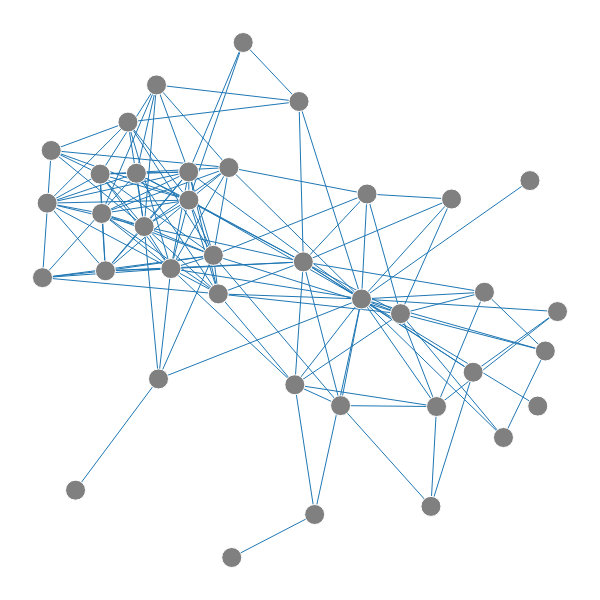

Notebook code for this chart:
### Code cell
#overlap with boundaries of defined communities and if it overlaps plot it
pick_split = re.split(r"[-:]",pick_comm)
for key, value in boundary2nodes.iteritems():
    bound_split = re.split(r"[-:]",key)
    if (pick_split[0] == bound_split[0]) and (bound_split[1]>pick_split[1]) and (bound_split[2]<pick_split[1]): 
        pick_comm_graph = dna_int_graph.subgraph(value)
plot_comm(pick_comm_graph)

### Figure 1 — Plotly figure (JSON) as saved in the notebook; plotly's stock layout.template omitted (floating-point values rounded to 4 significant figures; data arrays with more than 128 entries replaced by an {"elided": "..."} marker saying what was removed)
{"data": [{"hoverinfo": "none", "line": {"width": 1}, "mode": "lines", "name": "", "type": "scatter", "x": {"elided": "441 float values"}, "y": {"elided": "441 float values"}}, {"hoverinfo": "text", "marker": {"color": ["grey", "grey", "grey", "grey", "grey", "grey", "grey", "grey", "grey", "grey", "grey", "grey", "grey", "grey", "grey", "grey", "grey", "grey", "grey", "grey", "grey", "grey", "grey", "grey", "grey", "grey", "grey", "grey", "grey", "grey", "grey", "grey", "grey", "grey", "grey", "grey", "grey", "grey"], "opacity": [1, 1, 1, 1, 1, 1, 1, 1, 1, 1, 1, 1, 1, 1, 1, 1, 1, 1, 1, 1, 1, 1, 1, 1, 1, 1, 1, 1, 1, 1, 1, 1, 1, 1, 1, 1, 1, 1], "size": [20, 20, 20, 20, 20, 20, 20, 20, 20, 20, 20, 20, 20, 20, 20, 20, 20, 20, 20, 20, 20, 20, 20, 20, 20, 20, 20, 20, 20, 20, 20, 20, 20, 20, 20, 20, 20, 20]}, "mode": "markers", "name": "", "text": ["chr5:142400000-142425000", "chr5:143050000-143075000", "chr5:142675000-142700000", "chr5:143150000-143175000", "chr5:142850000-142875000", "chr5:143075000-143100000", "chr5:143175000-143200000", "chr5:143100000-143125000", "chr5:142325000-142350000", "chr5:142650000-142675000", "chr5:142900000-142925000", "chr5:142725000-142750000", "chr5:142300000-142325000", "chr5:142575000-142600000", "chr5:142525000-142550000", "chr5:142375000-142400000", "chr5:142875000-142900000", "chr5:142775000-142800000", "chr5:142825000-142850000", "chr5:142600000-142625000", "chr5:142275000-142300000", "chr5:142450000-142475000", "chr5:142750000-142775000", "chr5:142925000-142950000", "chr5:142950000-142975000", "chr5:142475000-142500000", "chr5:143025000-143050000", "chr5:142700000-142725000", "chr5:142500000-142525000", "chr5:142800000-142825000", "chr5:143125000-143150000", "chr5:143000000-143025000", "chr5:142975000-143000000", "chr5:143200000-143225000", "chr5:142625000-142650000", "chr5:142350000-142375000", "chr5:142550000-142575000", "chr5:142425000-142450000"], "type": "scatter", "x": [0.1019, 0.9112, 0, 0.8624, 0.8156, 0.6873, 0.762, 0.3348, 0.2052, 0.01544, 0.8896, 0.1661, 0.3551, 0.3297, 0.1799, 0.2591, 0.6334, 0.4615, 0.8762, 0.2272, 0.05845, 0.008259, 0.311, 0.7819, 0.5644, 0.1114, 0.5274, 0.2017, 0.1047, 0.7237, 0.4815, 0.6972, 0.4464, 0.5742, 0.1512, 0.4539, 0.3023, 0.2586], "y": [0.7444, 0.4775, 0.5434, 0.7319, 0.233, 0.09925, 0.3598, 0, 0.3467, 0.7904, 0.401, 0.7461, 1, 0.7572, 0.6426, 0.694, 0.4735, 0.574, 0.294, 0.561, 0.1307, 0.6881, 0.5119, 0.5152, 0.502, 0.5567, 0.2949, 0.9176, 0.668, 0.6961, 0.08347, 0.2931, 0.3354, 0.7058, 0.8454, 0.8854, 0.5867, 0.7487]}], "layout": {"height": 600, "hovermode": "closest", "margin": {"b": 0, "l": 0, "r": 0, "t": 0}, "scene": {"xaxis": {"showbackground": false, "showgrid": false, "showline": false, "showticklabels": false, "title": "", "zeroline": false}, "yaxis": {"showbackground": false, "showgrid": false, "showline": false, "showticklabels": false, "title": "", "zeroline": false}, "zaxis": {"showbackground": false, "showgrid": false, "showline": false, "showticklabels": false, "title": "", "zeroline": false}}, "showlegend": false, "width": 600, "xaxis": {"showbackground": false, "showgrid": false, "showline": false, "showticklabels": false, "title": "", "zeroline": false}, "yaxis": {"showbackground": false, "showgrid": false, "showline": false, "showticklabels": false, "title": "", "zeroline": false}}}
